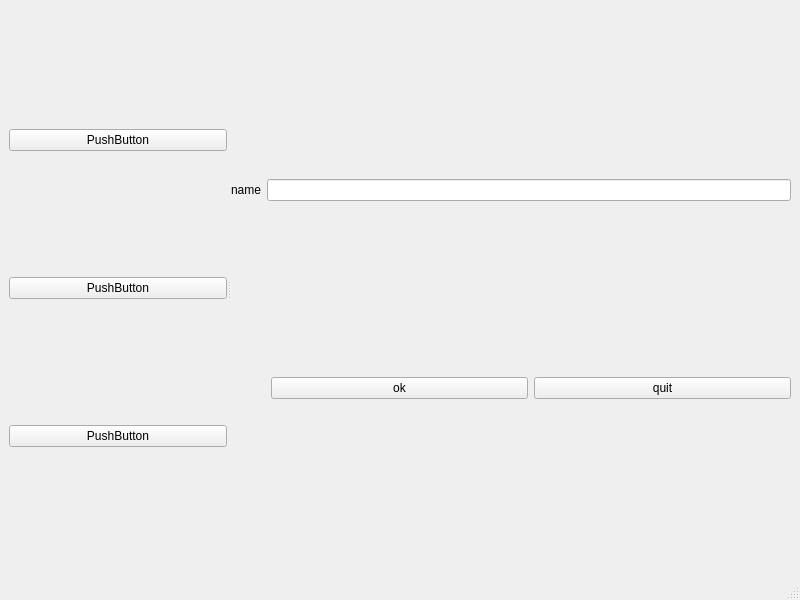
<?xml version="1.0" encoding="UTF-8"?>
<ui version="4.0">
 <class>MainWindow</class>
 <widget class="QMainWindow" name="MainWindow">
  <property name="geometry">
   <rect>
    <x>0</x>
    <y>0</y>
    <width>800</width>
    <height>600</height>
   </rect>
  </property>
  <property name="windowTitle">
   <string>MainWindow</string>
  </property>
  <widget class="QWidget" name="centralwidget">
   <layout class="QHBoxLayout" name="horizontalLayout_3">
    <item>
     <widget class="QSplitter" name="splitter">
      <property name="orientation">
       <enum>Qt::Horizontal</enum>
      </property>
      <widget class="QWidget" name="">
       <layout class="QVBoxLayout" name="verticalLayout_2">
        <item>
         <widget class="QPushButton" name="pushButton_3">
          <property name="text">
           <string>PushButton</string>
          </property>
         </widget>
        </item>
        <item>
         <widget class="QPushButton" name="pushButton_4">
          <property name="text">
           <string>PushButton</string>
          </property>
         </widget>
        </item>
        <item>
         <widget class="QPushButton" name="pushButton_5">
          <property name="text">
           <string>PushButton</string>
          </property>
         </widget>
        </item>
       </layout>
      </widget>
      <widget class="QWidget" name="">
       <layout class="QVBoxLayout" name="verticalLayout">
        <item>
         <layout class="QHBoxLayout" name="horizontalLayout">
          <item>
           <widget class="QLabel" name="label">
            <property name="text">
             <string>name</string>
            </property>
           </widget>
          </item>
          <item>
           <widget class="QLineEdit" name="lineEdit"/>
          </item>
         </layout>
        </item>
        <item>
         <layout class="QHBoxLayout" name="horizontalLayout_2">
          <item>
           <spacer name="horizontalSpacer">
            <property name="orientation">
             <enum>Qt::Horizontal</enum>
            </property>
            <property name="sizeType">
             <enum>QSizePolicy::Preferred</enum>
            </property>
            <property name="sizeHint" stdset="0">
             <size>
              <width>40</width>
              <height>20</height>
             </size>
            </property>
           </spacer>
          </item>
          <item>
           <widget class="QPushButton" name="pushButton">
            <property name="text">
             <string>ok</string>
            </property>
           </widget>
          </item>
          <item>
           <widget class="QPushButton" name="pushButton_2">
            <property name="text">
             <string>quit</string>
            </property>
           </widget>
          </item>
         </layout>
        </item>
       </layout>
      </widget>
     </widget>
    </item>
   </layout>
  </widget>
  <widget class="QMenuBar" name="menubar">
   <property name="geometry">
    <rect>
     <x>0</x>
     <y>0</y>
     <width>800</width>
     <height>21</height>
    </rect>
   </property>
  </widget>
  <widget class="QStatusBar" name="statusbar"/>
 </widget>
 <tabstops>
  <tabstop>lineEdit</tabstop>
  <tabstop>pushButton_2</tabstop>
  <tabstop>pushButton_3</tabstop>
  <tabstop>pushButton_4</tabstop>
  <tabstop>pushButton_5</tabstop>
  <tabstop>pushButton</tabstop>
 </tabstops>
 <resources/>
 <connections/>
</ui>
